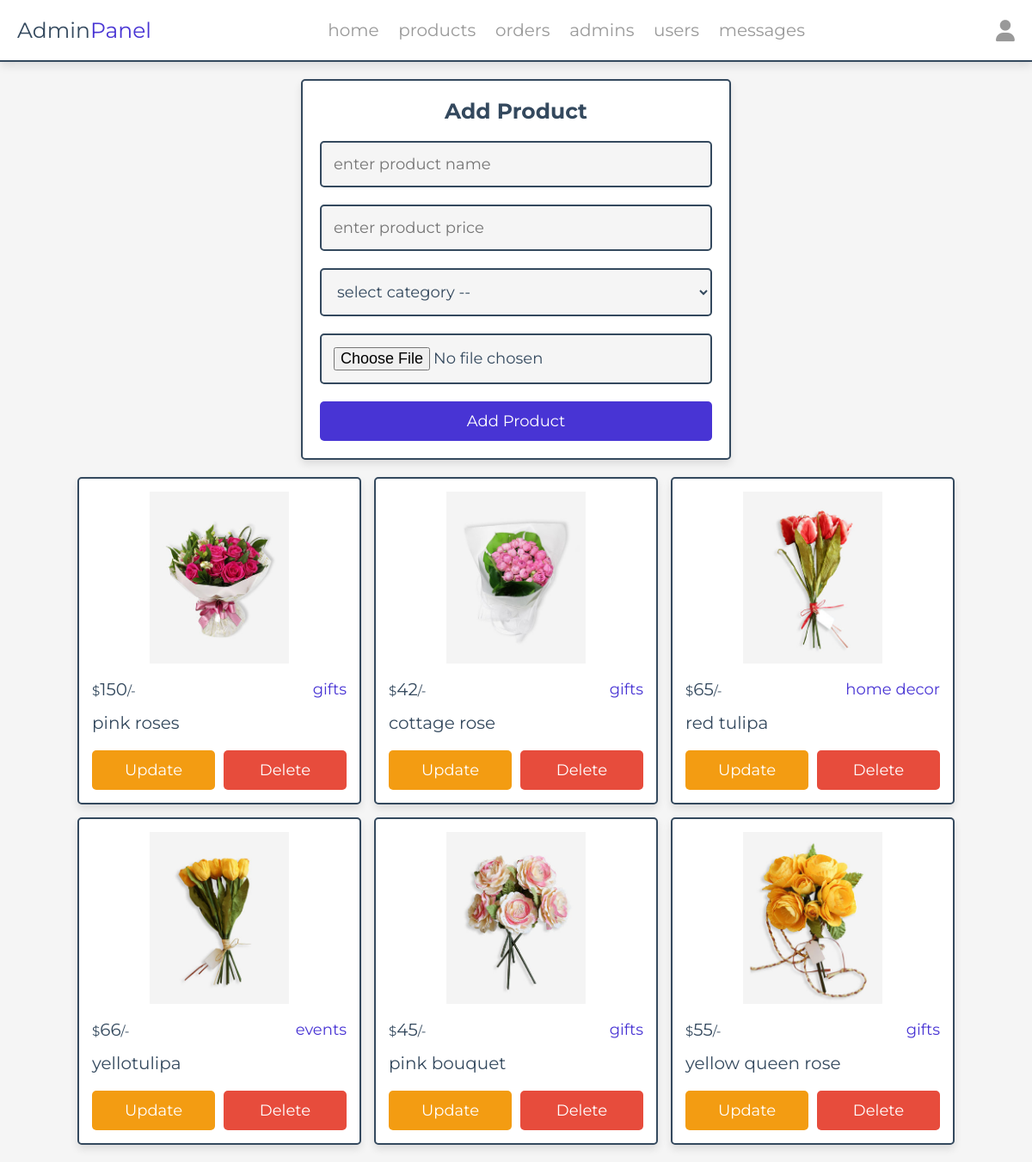
The app's page /admin/products.php (signed in) with its own data.
### tables this page shows
CREATE TABLE `products` (
  `id` int(100) NOT NULL,
  `name` varchar(100) NOT NULL,
  `category` varchar(100) NOT NULL,
  `price` int(10) NOT NULL,
  `image` varchar(100) NOT NULL
);

### admin/products.php (the view, shortened to what this page needs)
<?php
include '../components/connect.php';
?>
<!DOCTYPE html>
<html lang="en">
<head>
   <link rel="stylesheet" href="https://cdnjs.cloudflare.com/ajax/libs/font-awesome/6.1.1/css/all.min.css">
   <link rel="stylesheet" href="../css/admin_style.css">
</head>
<body>
<?php include '../components/admin_header.php' ?>
<section class="add-products">
   <form action="" method="POST" enctype="multipart/form-data">
      <h3>add product</h3>
      <input type="text" required placeholder="enter product name" name="name" maxlength="100" class="box">
      <input type="number" min="0" max="9999999999" required placeholder="enter product price" name="price" onkeypress="if(this.value.length == 10) return false;" class="box">
      <select name="category" class="box" required>
         <option value="" disabled selected>select category --</option>
      </select>
      <input type="file" name="image" class="box" accept="image/jpg, image/jpeg, image/png, image/webp" required>
      <input type="submit" value="add product" name="add_product" class="btn">
   </form>
</section>
<section class="show-products" style="padding-top: 0;">
   <div class="box-container">
   <?php
      $show_products = mysqli_query($conn, "SELECT * FROM `products`");
      if (mysqli_num_rows($show_products) > 0) {
         while ($fetch_products = mysqli_fetch_assoc($show_products)) {
   ?>
   <div class="box">
      <img src="../uploaded_img/<?= $fetch_products['image']; ?>" alt="">
      <div class="flex">
         <div class="price"><span>$</span><?= $fetch_products['price']; ?><span>/-</span></div>
         <div class="category"><?= $fetch_products['category']; ?></div>
      </div>
      <div class="name"><?= $fetch_products['name']; ?></div>
      <div class="flex-btn">
         <a href="update_product.php?update=<?= $fetch_products['id']; ?>" class="option-btn">update</a>
         <a href="products.php?delete=<?= $fetch_products['id']; ?>" class="delete-btn" onclick="return confirm('delete this product?');">delete</a>
      </div>
   </div>
   <?php
         }
      } else {
         echo '<p class="empty">no products added yet!</p>';
      }
   ?>
   </div>
</section>
</body>
</html>

### css/admin_style.css (style rules this page uses)
:root { --main-color:#4834d4; --red:#e74c3c; --orange:#f39c12; --black:#34495e; --white:#fff; --light-bg:#f5f5f5; --light-color:#999; --border:.2rem solid var(--black); --box-shadow:0 .5rem 1rem rgba(0,0,0,.1); }
* { font-family: 'Montserrat', sans-serif; margin:0; padding:0; box-sizing: border-box; text-decoration: none; outline: none; border:none; }
html { font-size: 62.5%; overflow-x: hidden; }
body { background-color: var(--light-bg); }
section { max-width: 1200px; margin:0 auto; padding:2rem; }
.btn, .delete-btn, .option-btn { display: block; margin-top: 1rem; border-radius: .5rem; cursor: pointer; width: 100%; font-size: 1.8rem; color:var(--white); padding:1.2rem 3rem; text-transform: capitalize; text-align: center; }
.btn { background-color: var(--main-color); }
.delete-btn { background-color: var(--red); }
.option-btn { background-color: var(--orange); }
.flex-btn { display: flex; gap:1rem; }
.add-products form { margin:0 auto; max-width: 50rem; background-color: var(--white); border-radius: .5rem; box-shadow: var(--box-shadow); border:var(--border); padding:2rem; text-align: center; }
.add-products form h3 { margin-bottom: 1rem; font-size: 2.5rem; color:var(--black); text-transform: capitalize; }
.add-products form .box { background-color: var(--light-bg); border:var(--border); width: 100%; padding:1.4rem; font-size: 1.8rem; color:var(--black); border-radius: .5rem; margin: 1rem 0; }
.show-products .box-container { display: grid; grid-template-columns: repeat(auto-fit, 33rem); gap:1.5rem; justify-content: center; align-items: flex-start; }
.show-products .box-container .box { background-color: var(--white); border-radius: .5rem; box-shadow: var(--box-shadow); border:var(--border); padding:1.5rem; }
.show-products .box-container .box img { width: 100%; height: 20rem; object-fit: contain; margin-bottom: 1rem; }
.show-products .box-container .box .name { font-size: 2rem; color:var(--black); padding:1rem 0; }
.show-products .box-container .box .flex { display: flex; align-items: center; gap:1rem; justify-content: space-between; }
.show-products .box-container .box .flex .category { font-size: 1.8rem; color:var(--main-color); }
.show-products .box-container .box .flex .price { font-size: 2rem; color:var(--black); margin:.5rem 0; }
.show-products .box-container .box .flex .price span { font-size: 1.5rem; }

### records on screen
products: image (picture), price "150", category "gifts", name "pink roses"
products: image (picture), price "42", category "gifts", name "cottage rose"
products: image (picture), price "65", category "home decor", name "red tulipa"
products: image (picture), price "66", category "events", name "yellotulipa"
products: image (picture), price "45", category "gifts", name "pink bouquet"
products: image (picture), price "55", category "gifts", name "yellow queen rose"
